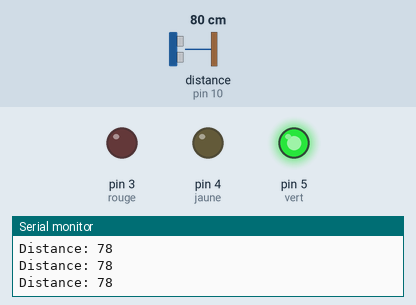
Simulated run of this sketch. Board: Arduino Uno, built with avr-gcc and run on an emulated ATmega328P. Shown: output pins drawn as LEDs (lit = HIGH), the last lines printed to the serial monitor. Wiring (inferred from the names in the program): ultrasonic range finder: trigger pin 9; echo pin 10. The test bench sets the inputs (shaded band); at power-on: distance to the obstacle (sensor on pin 10) 80 cm. The echo pulse lasts 58.3 µs per cm; pins used as bus, display or sensor lines are not drawn.

Above: at 1.2 s.
1.3 s: distance to the obstacle (sensor on pin 10) set to 23 cm
3.0 s: distance to the obstacle (sensor on pin 10) set to 19 cm
At 4.3 s:
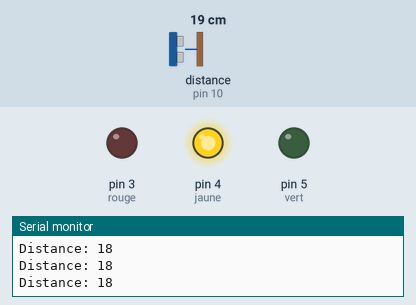
4.9 s: distance to the obstacle (sensor on pin 10) set to 13 cm
6.6 s: distance to the obstacle (sensor on pin 10) set to 10 cm
At 7.6 s:
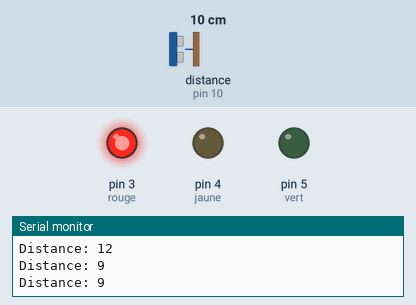
8.5 s: distance to the obstacle (sensor on pin 10) set to 18 cm
At 9.4 s:
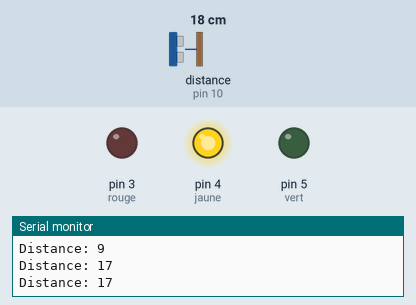
10.5 s: distance to the obstacle (sensor on pin 10) set to 2 cm
At 12.4 s:
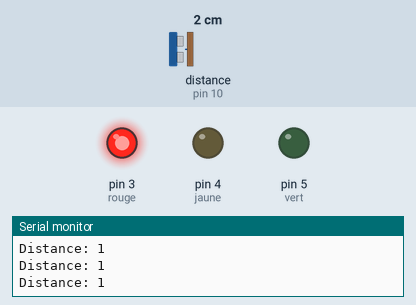
Timing chart, 0 to 13.5 s (numbered marks = the images above; inputs shaded):
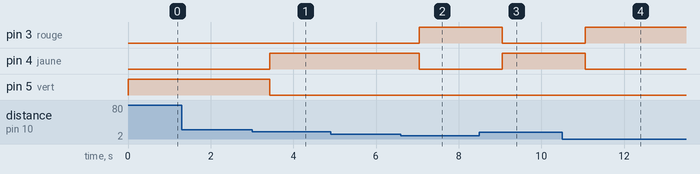

Measured:
- the behaviour switches between 22 and 21 cm on distance to the obstacle (sensor on pin 10) (found by bisection; images 0 and 1)
- the behaviour switches between 12 and 11 cm on distance to the obstacle (sensor on pin 10) (found by bisection; images 1 and 2)
- after the input at 3.0 s, pin 4 (jaune): LOW → HIGH after 0.43 s; pin 5 (vert): HIGH → LOW after 0.43 s
- after the input at 6.6 s, pin 3 (rouge): LOW → HIGH after 0.45 s; pin 4 (jaune): HIGH → LOW after 0.45 s
- after the input at 8.5 s, pin 3 (rouge): HIGH → LOW after 0.55 s; pin 4 (jaune): LOW → HIGH after 0.55 s
- after the input at 10.5 s, pin 3 (rouge): LOW → HIGH after 0.56 s; pin 4 (jaune): HIGH → LOW after 0.56 s

The sketch:

Ultrasonic_Interface.ino
```cpp
// defines pins numbers
const int trigPin = 9;
const int echoPin = 10;
const int rouge = 3;
const int jaune = 4;
const int vert = 5;
// defines variables
long duration;
int distance;
void setup() {
pinMode(rouge, OUTPUT);
pinMode(jaune, OUTPUT);
pinMode(vert, OUTPUT);
digitalWrite(rouge, LOW);
digitalWrite(jaune, LOW);
digitalWrite(vert, HIGH);
pinMode(trigPin, OUTPUT); // Sets the trigPin as an Output
pinMode(echoPin, INPUT); // Sets the echoPin as an Input
Serial.begin(9600); // Starts the serial communication
}
void loop() {
// Clears the trigPin
digitalWrite(trigPin, LOW);
delayMicroseconds(2);
// Sets the trigPin on HIGH state for 10 micro seconds
digitalWrite(trigPin, HIGH);
delayMicroseconds(10);
digitalWrite(trigPin, LOW);
// Reads the echoPin, returns the sound wave travel time in microseconds
duration = pulseIn(echoPin, HIGH);
// Calculating the distance
distance= duration*0.034/2;
// Prints the distance on the Serial Monitor
Serial.print("Distance: ");
Serial.println(distance);
delay(200);
if(distance>20){
  digitalWrite(rouge, LOW);
  digitalWrite(jaune, LOW);
  digitalWrite(vert, HIGH);
}
else if (distance>10){
  digitalWrite(rouge, LOW);
  digitalWrite(jaune, HIGH);
  digitalWrite(vert, LOW);
}
else {
  digitalWrite(rouge, HIGH);
  digitalWrite(jaune, LOW);
  digitalWrite(vert, LOW);
}
delay(200);

}
```
